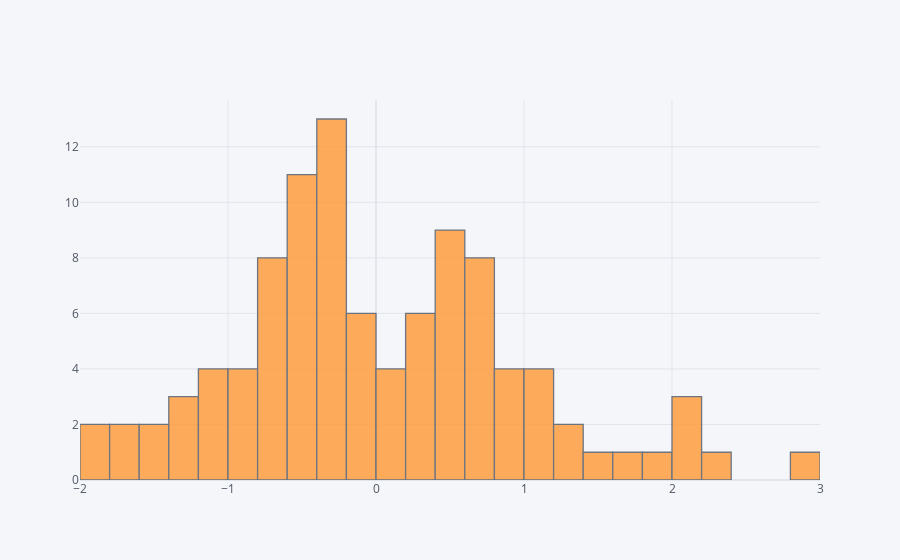

Write notebook code for a chart like this one.
### Markdown cell above
## histogram

### Code cell
df['A'].iplot(kind='hist',bins=25)

### Figure 1 — Plotly figure (JSON) as saved in the notebook; plotly's stock layout.template omitted (floating-point values rounded to 4 significant figures)
{"data": [{"histfunc": "count", "histnorm": "", "marker": {"color": "rgba(255, 153, 51, 1.0)", "line": {"color": "#4D5663", "width": 1.3}}, "name": "A", "nbinsx": 25, "opacity": 0.8, "orientation": "v", "type": "histogram", "x": [-0.5116, -0.4045, 0.1115, -0.957, -1.754, -0.9553, 2.223, 1.633, -0.7736, -0.02964, 0.1247, 0.007403, 0.744, 1.228, 0.4903, 1.067, 0.3812, 0.4784, -0.1933, 0.2114, -0.287, 0.6267, -0.5539, 0.8808, -0.29, 0.6261, 0.4429, -1.098, 2.19, -0.05523, -0.1197, 0.9766, 1.009, -1.247, -0.2916, -0.2527, -0.08837, 0.6715, -1.975, -1.466, -1.39, -0.5482, 1.15, -0.6809, 0.8361, -0.2952, -0.3695, 1.365, -0.4357, 0.643, -1.346, -0.5206, 1.152, 1.552, -1.176, 0.3158, -0.5931, 1.867, 0.5119, 2.93, -0.2384, -0.3863, 0.0929, -0.493, -0.2648, -1.177, -0.894, -0.7371, 0.5872, -0.6416, -0.7604, 0.714, -0.9915, 0.5409, 2.172, 0.7464, 0.74, -0.2326, 0.5433, -1.819, 0.3959, 2.081, 0.4771, -0.2754, -1.654, -0.3663, -0.6727, -0.4946, 0.3898, -0.4611, -1.454, -0.4886, -1.042, -0.6246, 0.8654, 0.5454, -0.2185, -0.1417, 0.2107, -0.7866]}], "layout": {"barmode": "overlay", "legend": {"bgcolor": "#F5F6F9", "font": {"color": "#4D5663"}}, "paper_bgcolor": "#F5F6F9", "plot_bgcolor": "#F5F6F9", "title": {"font": {"color": "#4D5663"}}, "xaxis": {"gridcolor": "#E1E5ED", "showgrid": true, "tickfont": {"color": "#4D5663"}, "title": {"font": {"color": "#4D5663"}, "text": ""}, "zerolinecolor": "#E1E5ED"}, "yaxis": {"gridcolor": "#E1E5ED", "showgrid": true, "tickfont": {"color": "#4D5663"}, "title": {"font": {"color": "#4D5663"}, "text": ""}, "zerolinecolor": "#E1E5ED"}}}
